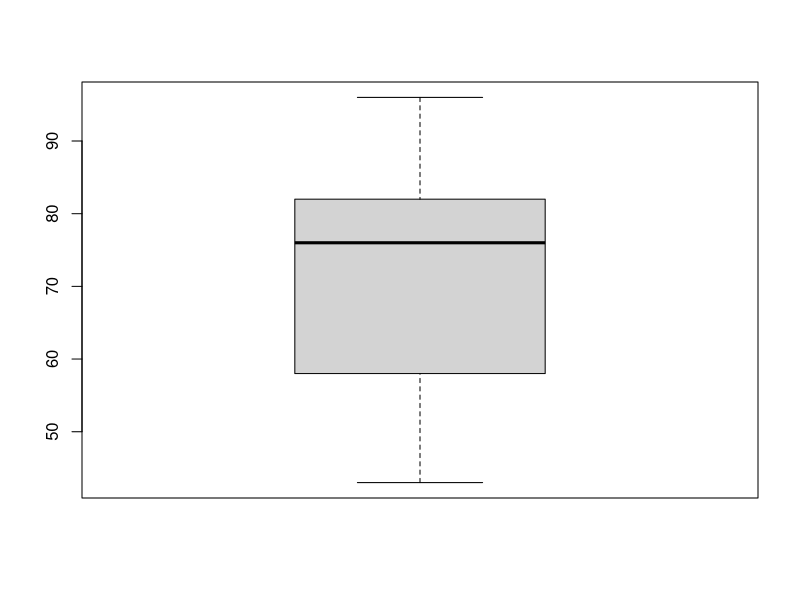
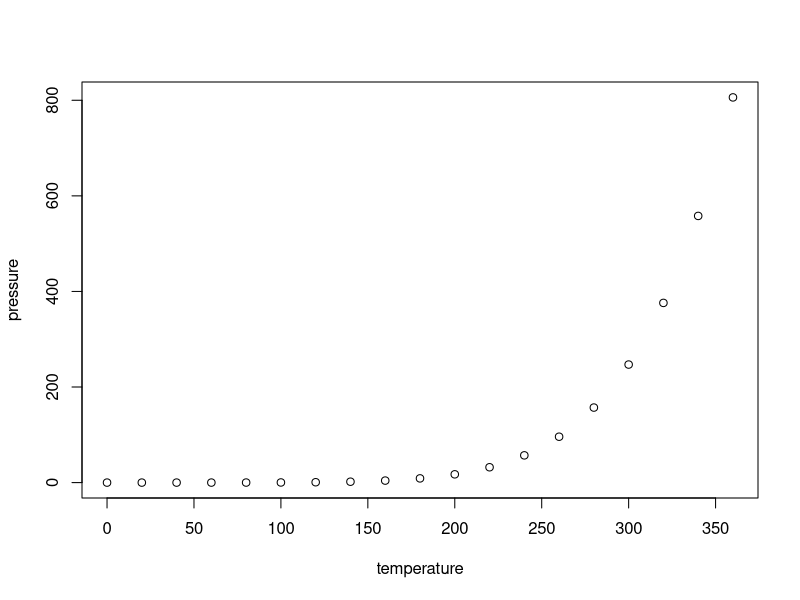

Write the R code that produced these figures, in order.
## ---- chunk 1
knitr::opts_chunk$set(echo = TRUE)
## ---- chunk 2
boxplot(faithful$waiting)
## ---- chunk 3
summary(cars)
## ---- chunk 4
plot(pressure)
